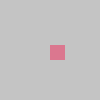
Frame 1 (no input)
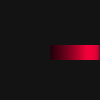
Frame 60 (the mouse pressed at the canvas centre just before this capture)
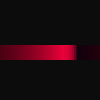
Frame 120 (the mouse held since frame 60 and released just before this capture)

The Processing sketch that drew these frames (run headless with seeded random() and noise(); from frame 60 on, the mouse is pressed at the canvas centre):

// Processing sketch: processing_90667
// ── processing_90667.pde

float x = 50.0;
float side = 15.0;
float velocity = 0.0;
float acceleration = 0.02;

void setup() {
  size(100, 100);
  smooth();
  noStroke();
}

void draw() {
  fill(0, 10);
  rect(0, 0, width, height);
  fill(255, 0, 60, 100);
  rect(x, 45, side, side);
  velocity += acceleration; 
  x += velocity; 
  if (x > width+side) { 
    x = -side;
  }
}
